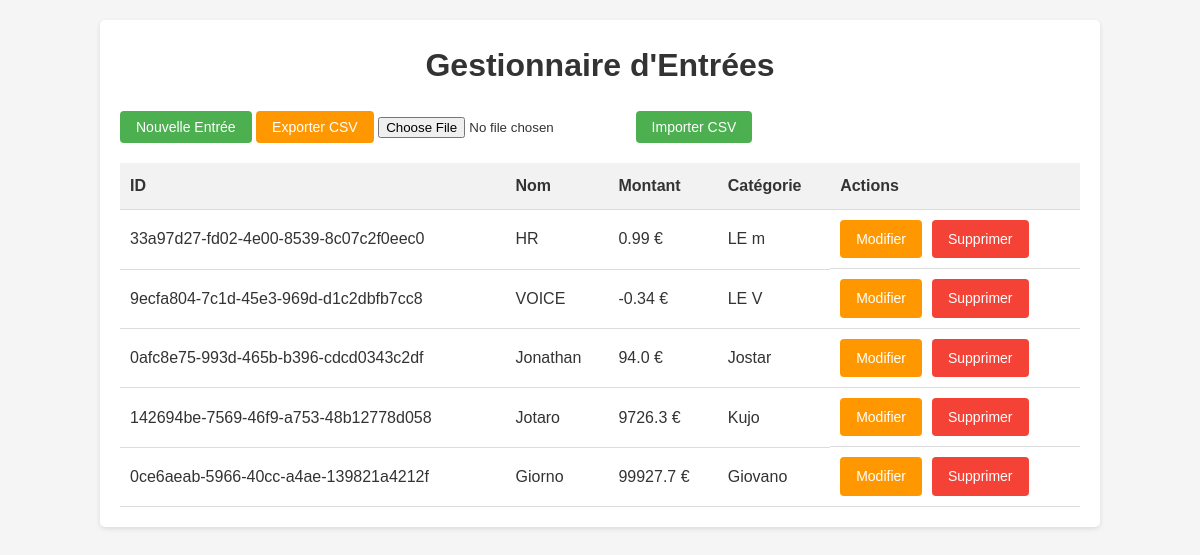
The page / on the database its author committed.
### tables this page shows
CREATE TABLE entries
            (
                id int primary key not null,
                name text not null,
                amount real not null,
                category text
            );

### src/archilog/views.py (the view)
@app.route('/')
def home():
    entries = models.get_all_entries()  # Récupère toutes les entrées de la base de données
    return render_template('home.html', entries=entries)  # Affiche la page d'accueil avec les entrées

### src/archilog/models.py (called while the page is built)
@contextmanager
def get_db():
    conn = engine.connect()
    trans = conn.begin()
    try:
        yield conn
        trans.commit()
    except Exception as e:
        trans.rollback()
        raise e
    finally:
        conn.close()

def get_all_entries() -> list[Entry]:
    with get_db() as conn:
        stmt = select(entries)
        results = conn.execute(stmt).fetchall()
        return [Entry.from_db(r.id, r.name, r.amount, r.category) for r in results]

    @classmethod
    def from_db(cls, id: str, name: str, amount: float, category: str | None):
        return cls(
            uuid.UUID(id),
            name,
            amount,
            category,
        )

### src/archilog/templates/home.html (shortened to what this page needs)
<!DOCTYPE html>
<html lang="fr">
<head>
    <link rel="stylesheet" href="{{ url_for('static', filename='css/style.css') }}">
</head>
<body>
    <div class="container">
        <h1>Gestionnaire d'Entrées</h1>
        <div style="margin-bottom: 20px;">
            <a href="{{ url_for('create_entry') }}" class="btn btn-primary">Nouvelle Entrée</a>
            <a href="{{ url_for('export_csv') }}" class="btn btn-warning">Exporter CSV</a>
            <form action="{{ url_for('import_csv') }}" method="post" enctype="multipart/form-data" style="display: inline;">
                <input type="file" name="csv_file" accept=".csv" required>
                <button type="submit" class="btn btn-primary">Importer CSV</button>
            </form>
        </div>
        {% if entries and entries|length > 0 %}
            <table>
                <thead>
                    <tr>
                        <th>ID</th>
                        <th>Nom</th>
                        <th>Montant</th>
                        <th>Catégorie</th>
                        <th>Actions</th>
                    </tr>
                </thead>
                <tbody>
                    {% for entry in entries %}
                        <tr>
                            <td>{{ entry.id }}</td>
                            <td>{{ entry.name }}</td>
                            <td>{{ entry.amount }} €</td>
                            <td>{{ entry.category or 'Non spécifiée' }}</td>
                            <td class="actions">
                                <a href="{{ url_for('update_entry', id=entry.id) }}" class="btn btn-warning">Modifier</a>
                                <a href="{{ url_for('delete_entry', id=entry.id) }}" class="btn btn-secondary" onclick="return confirm('Êtes-vous sûr de vouloir supprimer cette entrée?')">Supprimer</a>
                            </td>
                        </tr>
                    {% endfor %}
                </tbody>
            </table>
        {% else %}
            <div class="empty-message">
                <p>Aucune entrée n'a été créée pour le moment.</p>
                <p>Utilisez le bouton "Nouvelle Entrée" pour en ajouter une.</p>
            </div>
        {% endif %}
    </div>
</body>
</html>

### src/archilog/static/css/style.css (style rules this page uses)
* { margin: 0; padding: 0; box-sizing: border-box; }
body { font-family: Arial, sans-serif; line-height: 1.6; background-color: #f5f5f5; color: #333; }
.container { max-width: 1000px; margin: 20px auto; padding: 20px; background-color: white; border-radius: 5px; box-shadow: 0 2px 5px rgba(0, 0, 0, 0.1); }
h1 { text-align: center; margin-bottom: 20px; }
form { display: flex; flex-direction: column; gap: 15px; }
.btn { padding: 8px 16px; border: none; border-radius: 4px; cursor: pointer; text-decoration: none; font-size: 14px; }
.btn-primary { background-color: #4CAF50; color: white; }
.btn-secondary { background-color: #f44336; color: white; }
.btn-warning { background-color: #ff9800; color: white; }
table { width: 100%; border-collapse: collapse; margin-top: 20px; }
th, td { padding: 10px; text-align: left; border-bottom: 1px solid #ddd; }
th { background-color: #f2f2f2; }
.actions { display: flex; gap: 10px; }

### rows shown on the page
entries: id "33a97d27-fd02-4e00-8539-8c07c2f0eec0", name "HR", amount "0.99", category "LE m"
entries: id "9ecfa804-7c1d-45e3-969d-d1c2dbfb7cc8", name "VOICE", amount "-0.34", category "LE V"
entries: id "0afc8e75-993d-465b-b396-cdcd0343c2df", name "Jonathan", amount "94.0", category "Jostar"
entries: id "142694be-7569-46f9-a753-48b12778d058", name "Jotaro", amount "9726.3", category "Kujo"
entries: id "0ce6aeab-5966-40cc-a4ae-139821a4212f", name "Giorno", amount "99927.7", category "Giovano"
